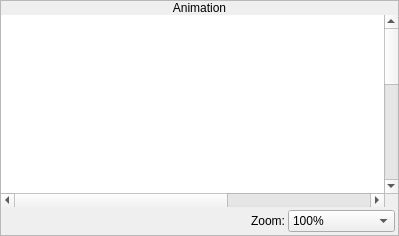
          <widget class="QFrame" name="frame">
           <property name="sizePolicy">
            <sizepolicy hsizetype="Expanding" vsizetype="Expanding">
             <horstretch>0</horstretch>
             <verstretch>0</verstretch>
            </sizepolicy>
           </property>
           <property name="frameShape">
            <enum>QFrame::StyledPanel</enum>
           </property>
           <property name="frameShadow">
            <enum>QFrame::Raised</enum>
           </property>
           <layout class="QVBoxLayout" name="verticalLayout">
            <property name="spacing">
             <number>0</number>
            </property>
            <property name="margin">
             <number>0</number>
            </property>
            <item>
             <widget class="QLabel" name="label">
              <property name="sizePolicy">
               <sizepolicy hsizetype="Preferred" vsizetype="Fixed">
                <horstretch>0</horstretch>
                <verstretch>0</verstretch>
               </sizepolicy>
              </property>
              <property name="text">
               <string>Animation</string>
              </property>
              <property name="alignment">
               <set>Qt::AlignCenter</set>
              </property>
             </widget>
            </item>
            <item>
             <widget class="QWidget" name="widget" native="true">
              <layout class="QVBoxLayout" name="verticalLayout_2">
               <property name="spacing">
                <number>0</number>
               </property>
               <property name="margin">
                <number>0</number>
               </property>
               <item>
                <widget class="ImageView" name="gvAnimation">
                 <property name="contextMenuPolicy">
                  <enum>Qt::CustomContextMenu</enum>
                 </property>
                 <property name="frameShape">
                  <enum>QFrame::NoFrame</enum>
                 </property>
                 <property name="sceneRect">
                  <rectf>
                   <x>0.000000000000000</x>
                   <y>0.000000000000000</y>
                   <width>640.000000000000000</width>
                   <height>480.000000000000000</height>
                  </rectf>
                 </property>
                </widget>
               </item>
               <item>
                <widget class="QWidget" name="widget_12" native="true">
                 <layout class="QHBoxLayout" name="horizontalLayout_4">
                  <property name="spacing">
                   <number>3</number>
                  </property>
                  <property name="margin">
                   <number>3</number>
                  </property>
                  <item>
                   <spacer name="horizontalSpacer_3">
                    <property name="orientation">
                     <enum>Qt::Horizontal</enum>
                    </property>
                    <property name="sizeHint" stdset="0">
                     <size>
                      <width>247</width>
                      <height>20</height>
                     </size>
                    </property>
                   </spacer>
                  </item>
                  <item>
                   <widget class="QLabel" name="label_9">
                    <property name="text">
                     <string>Zoom:</string>
                    </property>
                   </widget>
                  </item>
                  <item>
                   <widget class="QComboBox" name="cboxZoom">
                    <property name="currentIndex">
                     <number>3</number>
                    </property>
                    <item>
                     <property name="text">
                      <string>25%</string>
                     </property>
                    </item>
                    <item>
                     <property name="text">
                      <string>50%</string>
                     </property>
                    </item>
                    <item>
                     <property name="text">
                      <string>75%</string>
                     </property>
                    </item>
                    <item>
                     <property name="text">
                      <string>100%</string>
                     </property>
                    </item>
                    <item>
                     <property name="text">
                      <string>Fit To Window</string>
                     </property>
                    </item>
                   </widget>
                  </item>
                 </layout>
                </widget>
               </item>
              </layout>
             </widget>
            </item>
           </layout>
          </widget>
